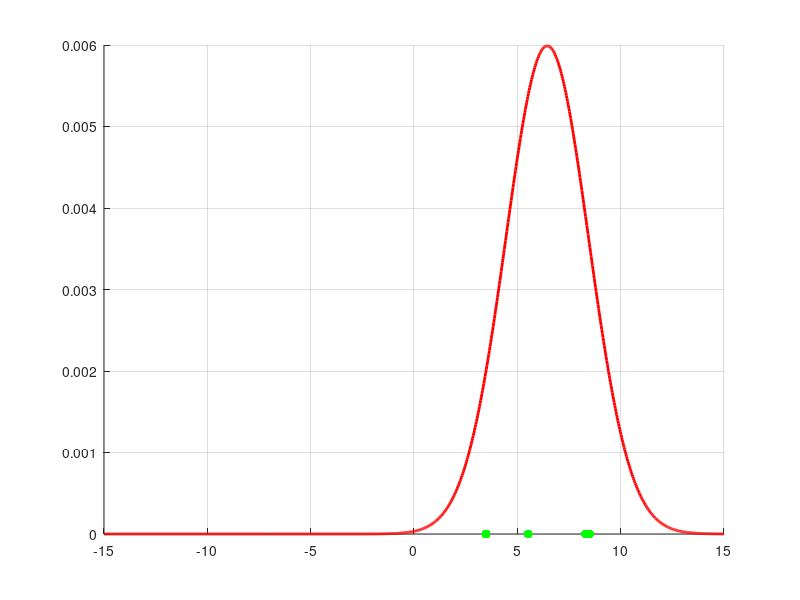
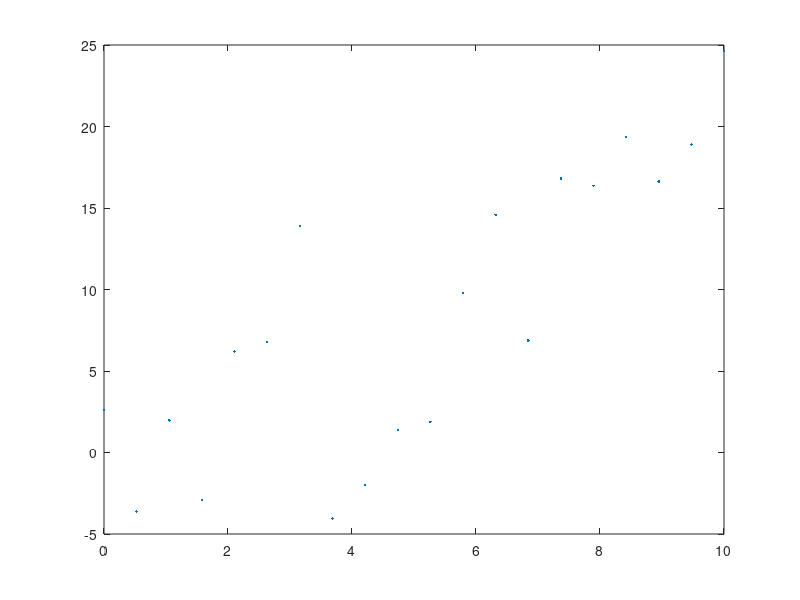
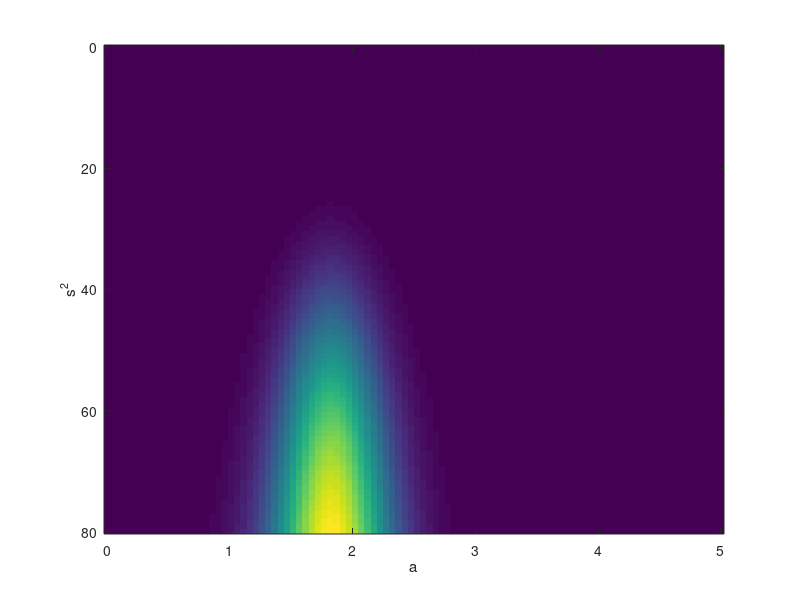
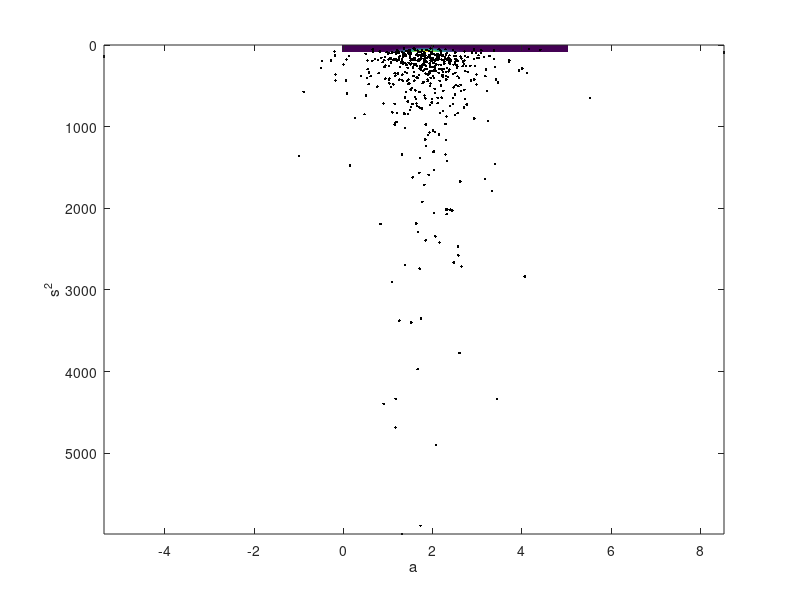

Here is the MATLAB script that generated these plots, in order:
%%
a = 5;                 % true mean (it's winter...)
s = 4;                 % true noise std 
n = 4;                 % # data points
y = a + s*randn(n,1);  % Simulates fake data

va  = linspace(-15,15,1000);
N   = length(va);
like = exp(-.5*sum((repmat(y,1,N)-repmat(va,n,1)).^2,1)/s^2);
lik = like/sum(like); % normalise

figure,hold on,grid on
plot(y,0,'.','color','g','markersize',20);
hli=plot(va,lik,'r','linewidth',2);
%%


a   = 2; % true a
sig = 5; % true sigma
t   = linspace(0,10,20)'; % regressor (known)

% generate data
y = a*t + sig*randn(size(t));

% plot data
figure
plot(t,y,'.','linewidth',2)

% grid
va = linspace(0,5,100);     % values of a
vs = linspace(.01,80,100);  % values of s^2

posterior = zeros(length(vs),length(va));

for i=1:length(vs)
for j=1:length(va)
S  = va(j)*t;                                        % prediction
li = vs(i).^(-n/2)*exp(-sum((y-S).^2)/2/vs(i));      % likelihood
pr = 1/vs(i) * normpdf(va(i),0,1000);                % prior
posterior(i,j) = li*pr;                              % posterior
end
end
posterior = posterior / sum(posterior(:));

figure
imagesc(va,vs,posterior);
xlabel('a');
ylabel('s^2')

% gibbs sampling
niter = 10000;      % number of iterations
a_s=zeros(niter,1); % container for samples for a
v_s=zeros(niter,1); % container for samples for s^2

% initial samples (you can change this to the maximum likelihood):
a_s(1)=2;
v_s(1)=10;

for i=2:niter
    % samples a (Gaussian)
    a_s(i) = normrnd(sum(t.*y)./sum(t.*t),sqrt(v_s(i-1)/sum(t.*t)));
    
    % sample sig^2 (inverse-Gamma)
    v_s(i) = 1/gamrnd( n/2, 2/sum( (y-a_s(i-1)*t).^2 ) );
end


figure
imagesc(va,vs,posterior);
xlabel('a');
ylabel('s^2');
hold on
plot(a_s(1:20:end),v_s(1:20:end),'.k')  % plot every 20th sample

% plot marginals
figure
subplot(1,2,1),hold on
[n,x]=hist(a_s,va);n=n/sum(n);            % histogram from samples
bar(x,n,'r');
plot(va,sum(posterior,1)','linewidth',2); % sum one dimension of grid

subplot(1,2,2),hold on
[n,x]=hist(v_s,vs);n=n/sum(n);
bar(x,n,'r');
plot(vs,sum(posterior,2),'linewidth',2);